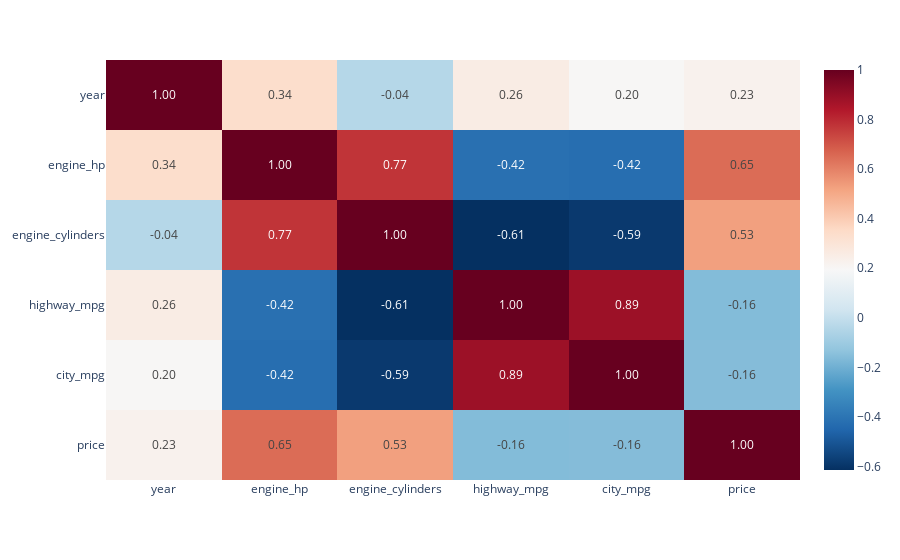

The notebook cell this image was saved under:
### Code cell
import plotly.express as px

fig = px.imshow(corr, text_auto=".2f", aspect="auto", color_continuous_scale='RdBu_r')
fig.show()

### Figure 1 — Plotly figure (JSON) as saved in the notebook; plotly's stock layout.template omitted (floating-point values rounded to 4 significant figures)
{"data": [{"coloraxis": "coloraxis", "hovertemplate": "x: %{x}<br>y: %{y}<br>color: %{z}<extra></extra>", "name": "0", "texttemplate": "%{z:.2f}", "type": "heatmap", "x": ["year", "engine_hp", "engine_cylinders", "highway_mpg", "city_mpg", "price"], "xaxis": "x", "y": ["year", "engine_hp", "engine_cylinders", "highway_mpg", "city_mpg", "price"], "yaxis": "y", "z": [[1, 0.3387, -0.04071, 0.2582, 0.1982, 0.2276], [0.3387, 1, 0.7749, -0.4157, -0.4249, 0.6501], [-0.04071, 0.7749, 1, -0.6145, -0.5873, 0.5263], [0.2582, -0.4157, -0.6145, 1, 0.8868, -0.16], [0.1982, -0.4249, -0.5873, 0.8868, 1, -0.1577], [0.2276, 0.6501, 0.5263, -0.16, -0.1577, 1]]}], "layout": {"coloraxis": {"colorscale": [[0, "rgb(5,48,97)"], [0.1, "rgb(33,102,172)"], [0.2, "rgb(67,147,195)"], [0.3, "rgb(146,197,222)"], [0.4, "rgb(209,229,240)"], [0.5, "rgb(247,247,247)"], [0.6, "rgb(253,219,199)"], [0.7, "rgb(244,165,130)"], [0.8, "rgb(214,96,77)"], [0.9, "rgb(178,24,43)"], [1, "rgb(103,0,31)"]]}, "margin": {"t": 60}, "xaxis": {"anchor": "y", "domain": [0, 1]}, "yaxis": {"anchor": "x", "autorange": "reversed", "domain": [0, 1]}}}
